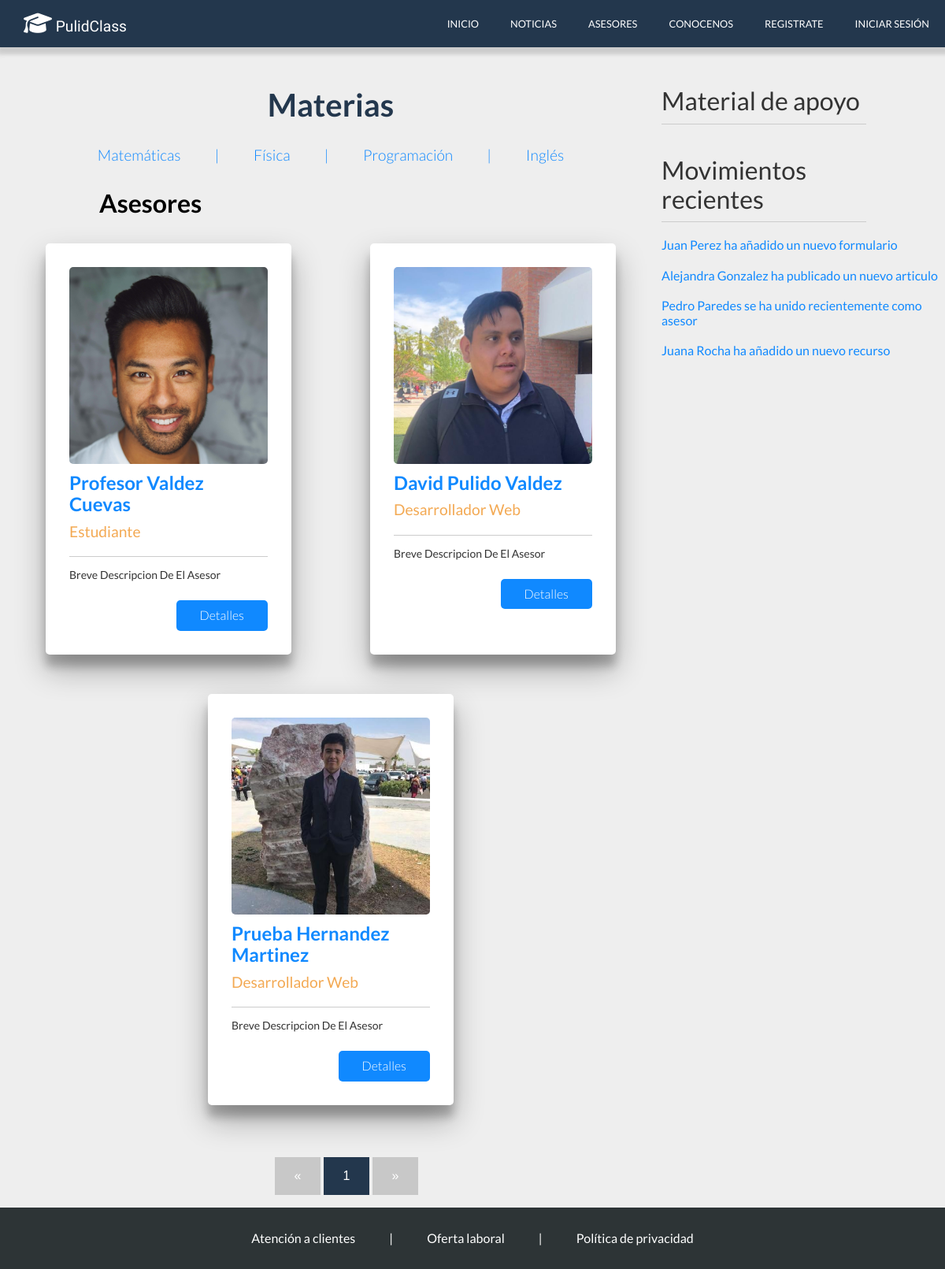
The app's page /asesores.php, older data.
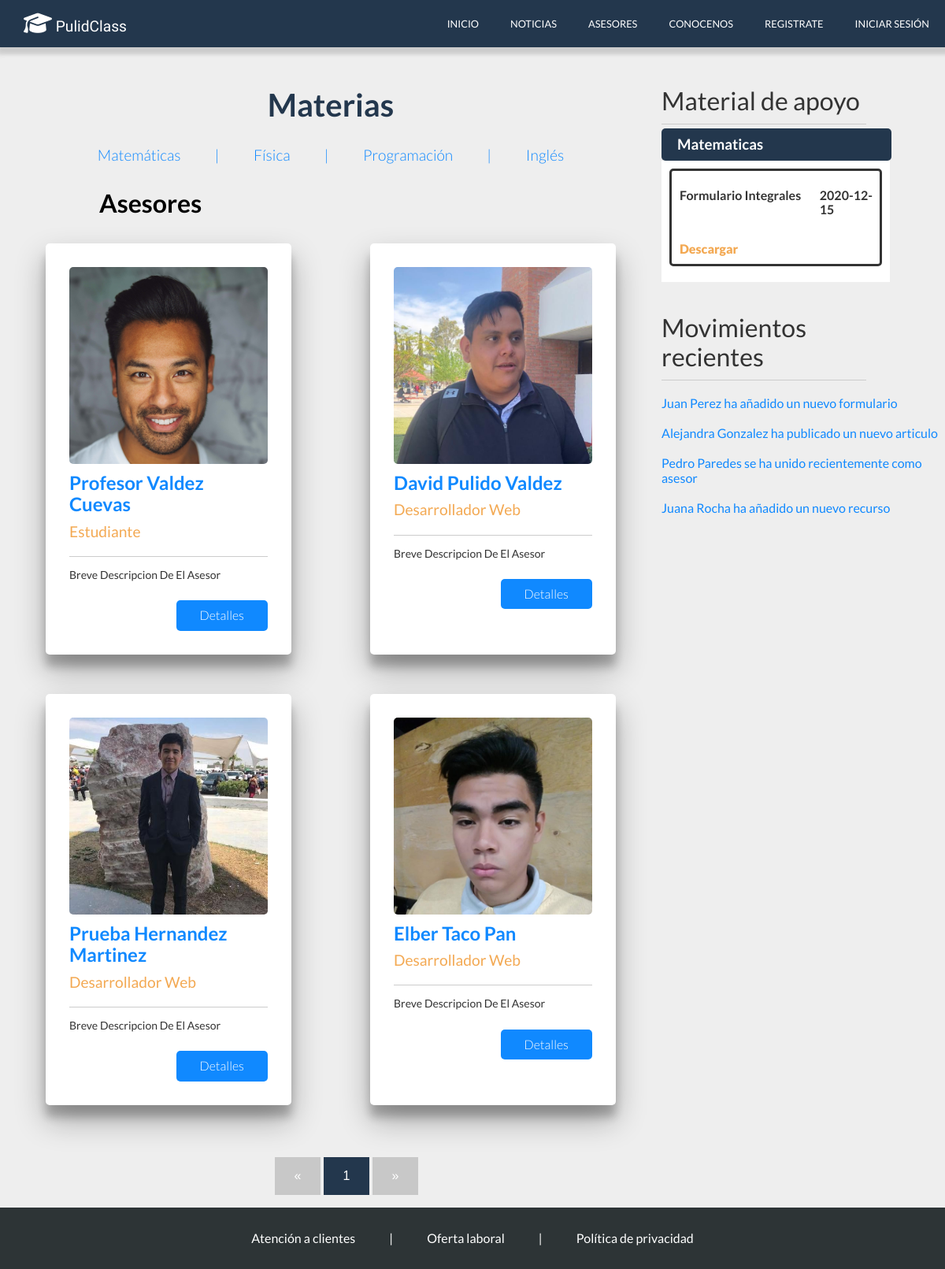
The same page, newer data.
### tables this page shows
CREATE TABLE `asesor` (
  `Id_Asesor` int(11) NOT NULL AUTO_INCREMENT,
  `Nombre_Usuario` varchar(30) NOT NULL,
  `Edad` int(11) DEFAULT NULL,
  `Grado_Estudios` varchar(40) DEFAULT NULL,
  `Nombres` varchar(50) DEFAULT NULL,
  `A_Paterno` varchar(30) DEFAULT NULL,
  `A_Materno` varchar(30) DEFAULT NULL,
  `Ocupacion` varchar(50) DEFAULT NULL,
  `Descripcion` varchar(250) DEFAULT NULL,
  `Correo` varchar(70) DEFAULT NULL,
  `Telefono` varchar(16) DEFAULT NULL,
  `Foto` text,
  PRIMARY KEY (`Id_Asesor`)
);

CREATE TABLE `material` (
  `Id_Material` int(11) NOT NULL AUTO_INCREMENT,
  `Correo` varchar(70) DEFAULT NULL,
  `Titulo` varchar(50) DEFAULT NULL,
  `Fecha` date DEFAULT NULL,
  `Materia` varchar(70) DEFAULT NULL,
  `Documento` text,
  `asesor_Id_Asesor` int(11) NOT NULL,
  PRIMARY KEY (`Id_Material`),
  KEY `material_ibfk_1` (`Correo`),
  KEY `fk_material_asesor1_idx` (`asesor_Id_Asesor`),
  CONSTRAINT `fk_material_asesor1` FOREIGN KEY (`asesor_Id_Asesor`) REFERENCES `asesor` (`Id_Asesor`) ON DELETE NO ACTION ON UPDATE NO ACTION
);

### asesores.php (called while the page is built)
<?php session_start();
    require('conexion.php');
    $statement = $conexion->prepare('SELECT DISTINCT Materia FROM material');
    $statement->execute();
    $materias=$statement->fetchAll();
    $statement = $conexion->prepare('SELECT * FROM Asesor');
    $statement->execute();
    $asesores=$statement->fetchAll();
    $pagina = isset($_GET['pagina']) ? (int)$_GET['pagina'] : 1;
    $postPorPagina = 4;
    $inicio = ($pagina > 1) ? ($pagina * $postPorPagina - $postPorPagina) : 0 ;
    $asesores_page = $conexion->prepare("SELECT SQL_CALC_FOUND_ROWS * FROM asesor LIMIT $inicio, $postPorPagina");
    $asesores_page->execute();
    $asesores_page= $asesores_page->fetchAll();
    $totalAsesores = $conexion->query('SELECT FOUND_ROWS() as total');
    $totalAsesores = $totalAsesores->fetch()['total'];
    $numeroPaginas = ceil($totalAsesores / $postPorPagina);
    require('views/asesores.view.php');
?>

### views/asesores.view.php (the view, shortened to what the changed rows need)
<!DOCTYPE html>
<html lang="en">
<head>
    <link rel="stylesheet" href="css/normalize.css">
    <link rel="stylesheet" href="css/asesores/estilos.css">
</head>
<body>
    <header>
        <div class="menu">
            <div class="logo">
                <a href="index.php"><h2 class="page-name"><i class="fas fa-graduation-cap"></i> PulidClass</h2></a>
            </div>
        </div>
    <main>
        <div class="asesores">
            <div class="grid">
                <?php
                    foreach($asesores_page as $asesor){
                    $nombre=$asesor['Nombres']." ".$asesor['A_Paterno']." ".$asesor['A_Materno'];
                    $ocupacion=$asesor['Ocupacion'];
                    $descripcion=$asesor['Descripcion'];
                    $foto=$asesor['Foto'];
                ?>
                <div class="asesor">
                    <form enctype="multipart/form-data" action="asesor.php" method="GET">
                        <div class="foto">
                            <img src="<?php echo $foto?>" alt="">
                        </div>
                        <p class="nombre"><?php echo $nombre ?></p>
                        <p class="ocupacion"><?php echo $ocupacion ?></p>
                        <p class="descripcion"><?php echo $descripcion ?></p>
                        <input type="submit" value="Detalles">
                    </form>
                </div>
                <?php
                }
                ?>
            </div>
            <div class="paginacion">
                    <ul>
                        <?php
                            for($i = 1; $i <= $numeroPaginas; $i++){
                                if ($pagina === $i) {
                                    echo "<li class='active'><a href='?pagina=$i'>$i</a></li>";
                                } else {
                                    echo "<li><a href='?pagina=$i'>$i</a></li>";
                                }
                            }
                        ?>
                    </ul>
            </div>
        </div>
        <div class="recursos">
        <h2>Material de apoyo</h2>
            <div class="materiales">
                <?php
                    foreach($materias as $materia){
                ?>
                <h3 class="materia"><?php echo $materia['Materia']?></h3>
                <div class="material">
                    <?php
                        $statement = $conexion->prepare('SELECT Titulo, Fecha, Documento FROM material WHERE materia=:materia');
                        $statement->execute(array(':materia' => $materia['Materia']));
                        $datos_materia=$statement->fetchAll();
                        foreach($datos_materia as $dato_materia){
                    ?>
                        <div class="contenedor">
                            <div class="principal">
                                <div class="titulo">
                                    <h4><?php echo $dato_materia['Titulo']?></h4>
                                </div>
                                <div class="fecha">
                                    <h4><?php echo $dato_materia['Fecha']?></h4>
                                </div>
                            </div>
                            <div class="secundario">
                                <div class="download">
                                    <a href="<?php echo $dato_materia['Documento']?>" download="<?php echo $dato_materia['Documento']?>">Descargar</a>
                                </div>
                            </div>
                        </div>
                        <?php }?>
                </div>
                <?php
                }?>
            </div>
        </div>
    </main>
</body>
</html>

Row changes from the older to the newer data that the page shows:
added asesor: Foto (picture), nombre "Elber Taco Pan", Ocupacion "Desarrollador Web", Descripcion "Breve Descripcion De El Asesor"
added material: Titulo "Formulario Integrales", Fecha "2020-12-15"
Text that changed along with them:
new list line: "Matematicas"
